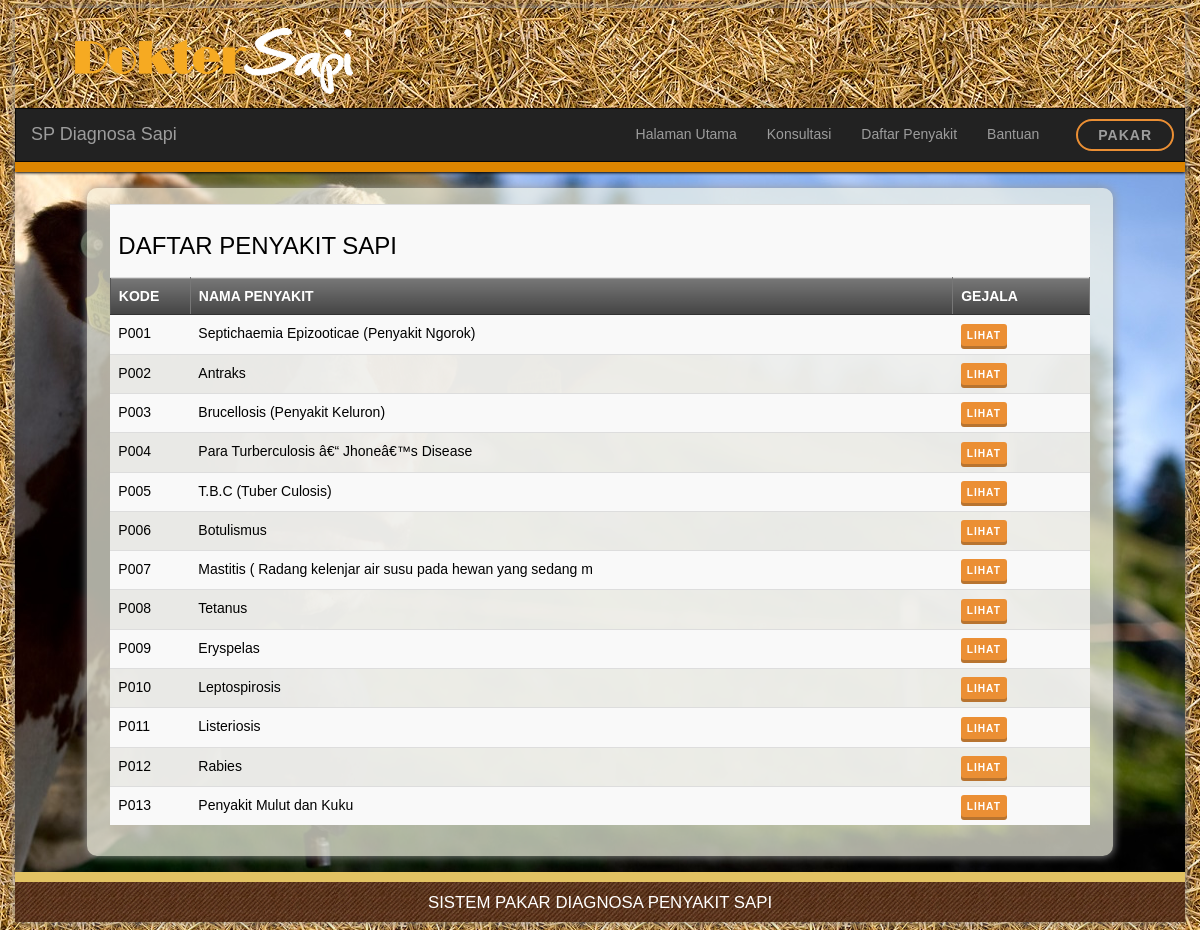
Page /?page=dafpenyakit on the committed database.
### tables this page shows
CREATE TABLE IF NOT EXISTS `penyakit` (
  `kd_penyakit` varchar(4) NOT NULL,
  `nm_penyakit` varchar(60) NOT NULL,
  `keterangan` mediumtext NOT NULL,
  `solusi` mediumtext NOT NULL
);

### tampilpenyakit.php (the view, shortened to what this page needs)
<?php
include "lib/inc.koneksidb.php";
?>
<html>
<head>
<title>Tampilan Data Penyakit</title></head>
<body>
  <div class="isi" ><br>
<table class="table table-striped table-hover">
  <tr>
    <td colspan="3"><h3>DAFTAR PENYAKIT SAPI</h3></td>
  </tr>
  <tr>
    <th class="warning" width="80"><b>KODE</b></th>
    <th class="warning"><b>NAMA PENYAKIT</b></th>
    <th class="warning"><b>GEJALA</b></th>
  </tr>
  <?php
	$sql = "SELECT * FROM penyakit ORDER BY kd_penyakit";
	$qry = mysql_query($sql, $koneksi) or die ("SQL Error".mysql_error());
	while ($data=mysql_fetch_array($qry)) {
  ?>
  <tr>
    <td><?php echo $data['kd_penyakit']; ?></td>
    <td><?php echo $data['nm_penyakit']; ?></td>
    <td><a class="btn btn-warning raised btn-xs" href="?page=dafgejala&kdsakit=<?php echo $data['kd_penyakit']; ?>"><small>Lihat</small></a></td>
  </tr>
  <?php
  }
  ?>
</table></br>
</div>
</body>
</html>

### index.php (shortened to what this page needs)
<!DOCTYPE html>
<html>
<head>
    <link rel="stylesheet" type="text/css" href="css/style.css" />
    <link rel="stylesheet" type="text/css" href="css/buttons.css" />
</head>
<body>
<div class="container">
<div class="atas">
<div class="logo">
             <a href="index.php"><img src="images/logo.png"></a>
         </div>
</div>
    <nav class="navbar navbar-inverse">
        <div class="navbar-header">
          <a class="navbar-brand" href="#">SP Diagnosa  Sapi</a>
        </div>
        <div class="collapse navbar-collapse" id="navbar-collapse-2">
          <ul class="nav navbar-nav navbar-right">
            <li><a href="index.php">Halaman Utama</a></li>
            <li><a href="?page=daftar">Konsultasi</a></li>
            <li><a href="?page=dafpenyakit">Daftar Penyakit</a></li>
            <li><a href="?page=bantuan">Bantuan</a></li>
            <li>
              <a class="btn btn-warning outline btn-circle collapsed"  data-toggle="collapse" href="#nav-collapse2" aria-expanded="false" aria-controls="nav-collapse2">Pakar</a>
            </li>
          </ul>
        </div>
    </nav>
<div class="garis"></div>
<div class="badan"><br>
    <div class="container-fluid">
       <div><?php include "inc.bukaprogram.php";?></div>
    </div>
</div>
<div class="garis2"></div>
<div class="bawah"><div class="copy">
            <p> Sistem Pakar Diagnosa Penyakit Sapi </p>
        </div>
    </div>
</div>
</body>
</html>

### inc.bukaprogram.php (shortened to what this page needs)
<?php
$page = isset($_GET['page']) ? $_GET['page']: '';
if ($page=="dafpenyakit"){
	if(file_exists ("tampilpenyakit.php")){
		include "tampilpenyakit.php";
		}
		else{
			echo"File program penyakit tidak ada!";
			}
	}
?>

### css/buttons.css (style rules this page uses)
.btn { padding: 14px 24px; border: 0 none; font-weight: 700; letter-spacing: 1px; text-transform: uppercase; }
.btn-warning { background: #eb8f34; color: #ffffff; }
.btn.outline { background: none; padding: 12px 22px; }
.btn-warning.outline { border: 2px solid #eb8f34; color: #eb8f34; }
.btn-warning.raised { box-shadow: 0 3px 0 0 #b87430; }
.btn-xs, .btn-group-xs > .btn { padding: 2px 6px; }

### rows in the picture
penyakit: kd_penyakit "P001", nm_penyakit "Septichaemia Epizooticae (Penyakit Ngorok)"
penyakit: kd_penyakit "P002", nm_penyakit "Antraks"
penyakit: kd_penyakit "P003", nm_penyakit "Brucellosis (Penyakit Keluron)"
penyakit: kd_penyakit "P004", nm_penyakit "Para Turberculosis â€“ Jhoneâ€™s Disease"
penyakit: kd_penyakit "P005", nm_penyakit "T.B.C (Tuber Culosis)"
penyakit: kd_penyakit "P006", nm_penyakit "Botulismus"
penyakit: kd_penyakit "P007", nm_penyakit "Mastitis ( Radang kelenjar air susu pada hewan yang sedang m"
penyakit: kd_penyakit "P008", nm_penyakit "Tetanus"
penyakit: kd_penyakit "P009", nm_penyakit "Eryspelas"
penyakit: kd_penyakit "P010", nm_penyakit "Leptospirosis"
penyakit: kd_penyakit "P011", nm_penyakit "Listeriosis"
penyakit: kd_penyakit "P012", nm_penyakit "Rabies"
penyakit: kd_penyakit "P013", nm_penyakit "Penyakit Mulut dan Kuku"
